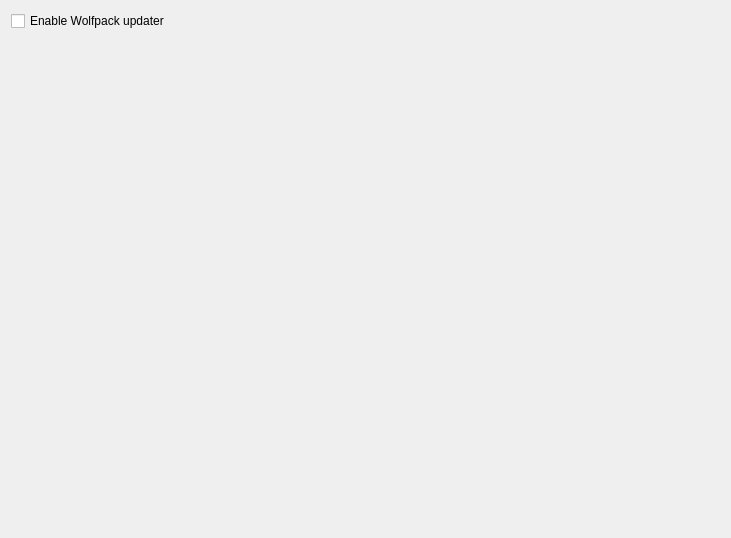
<?xml version="1.0" encoding="UTF-8"?>
<ui version="4.0">
 <class>WolfpackPage</class>
 <widget class="QWidget" name="WolfpackPage">
  <property name="geometry">
   <rect>
    <x>0</x>
    <y>0</y>
    <width>731</width>
    <height>538</height>
   </rect>
  </property>
  <layout class="QVBoxLayout" name="verticalLayout">
   <item>
    <widget class="QCheckBox" name="enabledCheckbox">
     <property name="text">
      <string>Enable Wolfpack updater</string>
     </property>
    </widget>
   </item>
   <item>
    <spacer name="verticalSpacer">
     <property name="orientation">
      <enum>Qt::Vertical</enum>
     </property>
     <property name="sizeHint" stdset="0">
      <size>
       <width>20</width>
       <height>40</height>
      </size>
     </property>
    </spacer>
   </item>
  </layout>
 </widget>
 <resources/>
 <connections/>
</ui>
